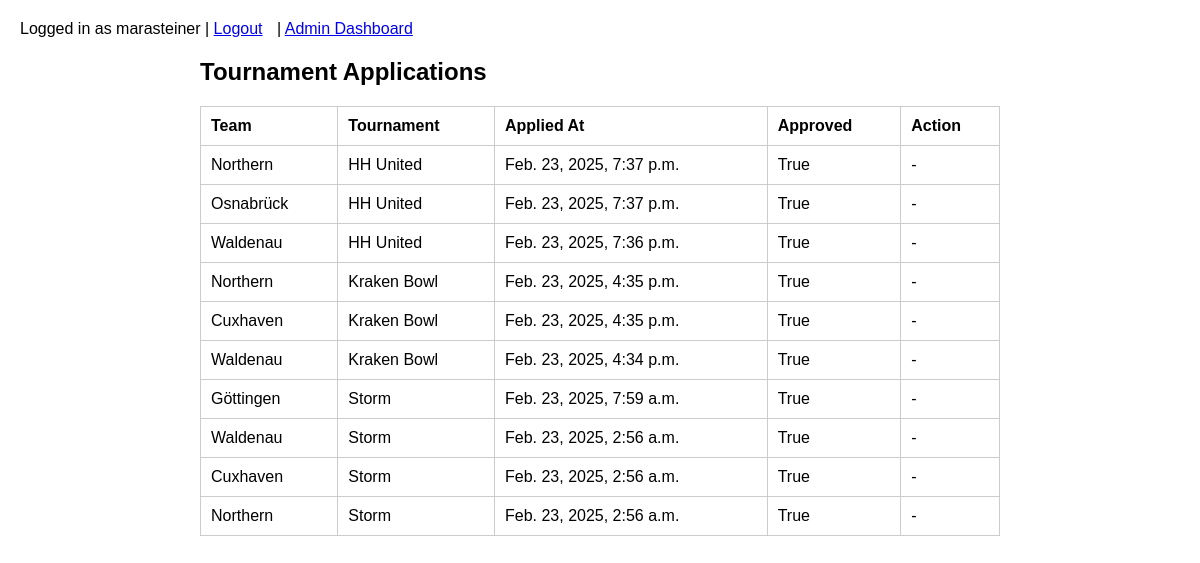
Screenshot of /custom_admin/applications/ (signed in) with the database file from the repository.
### events/models.py (models this page shows, shortened)
class TournamentApplication(models.Model):
    team = models.ForeignKey(User, on_delete=models.CASCADE, related_name='applications')
    tournament = models.ForeignKey(Tournament, on_delete=models.CASCADE, related_name='applications')
    approved = models.BooleanField(default=False)
    applied_at = models.DateTimeField(auto_now_add=True)
    class Meta:
        unique_together = ('team', 'tournament')

class Tournament(models.Model):
    date = models.DateField()
    name = models.CharField(max_length=100)
    location = models.CharField(max_length=100)
    max_teams = models.IntegerField(default=0)
    number_of_teams = models.IntegerField(default=0)

### events/views.py (the view)
@admin_required
def admin_applications(request):
    applications = TournamentApplication.objects.all().order_by('-applied_at')
    return render(request, 'admin_applications.html', {'applications': applications})

### events/views.py (called while the page is built)
def admin_required(view_func):
    decorated_view_func = login_required(user_passes_test(lambda u: u.is_staff)(view_func))
    return decorated_view_func

### events/templates/admin_applications.html
{% extends "base.html" %}
{% block content %}
<h2>Tournament Applications</h2>
<table>
    <tr>
        <th>Team</th>
        <th>Tournament</th>
        <th>Applied At</th>
        <th>Approved</th>
        <th>Action</th>
    </tr>
    {% for app in applications %}
    <tr>
        <td>{{ app.team.username }}</td>
        <td>{{ app.tournament.name }}</td>
        <td>{{ app.applied_at }}</td>
        <td>{{ app.approved }}</td>
        <td>
            {% if not app.approved %}
                <a href="{% url 'approve_application' app.id %}">Approve</a>
            {% else %}
                -
            {% endif %}
        </td>
    </tr>
    {% empty %}
    <tr><td colspan="5">No applications found.</td></tr>
    {% endfor %}
</table>
{% endblock %}

### events/templates/base.html (shortened to what this page needs)
<!DOCTYPE html>
<html>
<head>
</head>
<body>
    <header>
        <nav>
            {% if user.is_authenticated %}
                Logged in as {{ user.username }} |
                <a href="{% url 'logout' %}">Logout</a>
                {% if user.is_staff %}
                    | <a href="{% url 'admin_dashboard' %}">Admin Dashboard</a>
                {% else %}
                    | <a href="{% url 'players' %}">My Players</a>
                    | <a href="{% url 'tournaments' %}">Tournaments</a>
                    | <a href="{% url 'scorecard_home' %}">Scorecard</a>
                {% endif %}
            {% else %}
                <a href="{% url 'login' %}">Login</a>
            {% endif %}
        </nav>
    </header>
    <div class="container">
        {% block content %}{% endblock %}
    </div>
</body>
</html>

### events/templates/base.html (style rules this page uses)
body { font-family: Arial, sans-serif; margin: 20px; }
header { margin-bottom: 20px; }
nav a { margin-right: 10px; }
.container { max-width: 800px; margin: auto; }
table { width: 100%; border-collapse: collapse; margin-bottom: 20px; }
table, th, td { border: 1px solid #ccc; }
th, td { padding: 10px; text-align: left; }

### rows the page displays
TournamentApplication: team.username "Northern", tournament.name "HH United", applied_at "Feb. 23, 2025, 7:37 p.m.", approved "True"
TournamentApplication: team.username "Osnabrück", tournament.name "HH United", applied_at "Feb. 23, 2025, 7:37 p.m.", approved "True"
TournamentApplication: team.username "Waldenau", tournament.name "HH United", applied_at "Feb. 23, 2025, 7:36 p.m.", approved "True"
TournamentApplication: team.username "Northern", tournament.name "Kraken Bowl", applied_at "Feb. 23, 2025, 4:35 p.m.", approved "True"
TournamentApplication: team.username "Cuxhaven", tournament.name "Kraken Bowl", applied_at "Feb. 23, 2025, 4:35 p.m.", approved "True"
TournamentApplication: team.username "Waldenau", tournament.name "Kraken Bowl", applied_at "Feb. 23, 2025, 4:34 p.m.", approved "True"
TournamentApplication: team.username "Göttingen", tournament.name "Storm", applied_at "Feb. 23, 2025, 7:59 a.m.", approved "True"
TournamentApplication: team.username "Waldenau", tournament.name "Storm", applied_at "Feb. 23, 2025, 2:56 a.m.", approved "True"
TournamentApplication: team.username "Cuxhaven", tournament.name "Storm", applied_at "Feb. 23, 2025, 2:56 a.m.", approved "True"
TournamentApplication: team.username "Northern", tournament.name "Storm", applied_at "Feb. 23, 2025, 2:56 a.m.", approved "True"

### other values shown
{{ user.username }} "marasteiner"
